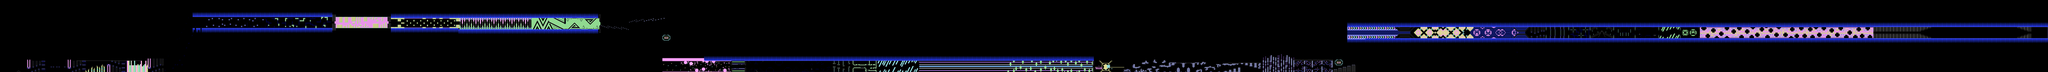

A level layout from a 2D game, rendered from its tile map. Below: a short description, then the map file with tile-grid data replaced by summaries:
An orthogonal 1818x64 tile map with 16x16 px tiles, 2 tile layers (l2, l1), 2 tilesets and 3778 objects.

<map version="1.10" tiledversion="1.11.0" orientation="orthogonal" renderorder="right-down" width="1818" height="64" tilewidth="16" tileheight="16" infinite="0" nextlayerid="8" nextobjectid="4764">
 <editorsettings>
  <export target="deathmoon.json" format="json" />
 </editorsettings>
 <properties>
  <property name="BG" type="color" value="#ffff0004" />
  <property name="Background Type" type="int" value="1" />
  <property name="COL1" type="color" value="#ff000000" />
  <property name="COL2" type="color" value="#ff000000" />
  <property name="COL3" type="color" value="#ff000000" />
  <property name="COL4" type="color" value="#ff000000" />
  <property name="Difficulty" value="EASY_DEMON" />
  <property name="GROUND" type="color" value="#ff000000" />
  <property name="Gamemode" type="int" value="0" />
  <property name="Ground Type" type="int" value="6" />
  <property name="Level name" value="DEATH MOON" />
  <property name="OBJ" type="color" value="#ff790000" />
  <property name="Song" value="DEATHMOON" />
  <property name="Speed" type="int" value="3" />
  <property name="Stars" type="int" value="10" />
 </properties>
 <tileset firstgid="1" source="famidash.tsx" />
 <tileset firstgid="16385" source="sprites.tsx" />
 <layer id="4" name="l2" width="1818" height="64">
  <data>[116352 cells, 115507 non-empty, 271 distinct tile ids]</data>
 </layer>
 <layer id="1" name="l1" width="1818" height="64">
  <data>[116352 cells, 115430 non-empty, 350 distinct tile ids]</data>
 </layer>
 <objectgroup id="7" name="SP" visible="0">
  <!-- 3778 objects omitted --></objectgroup>
</map>
<!-- 3778 of 3778 objects omitted -->
